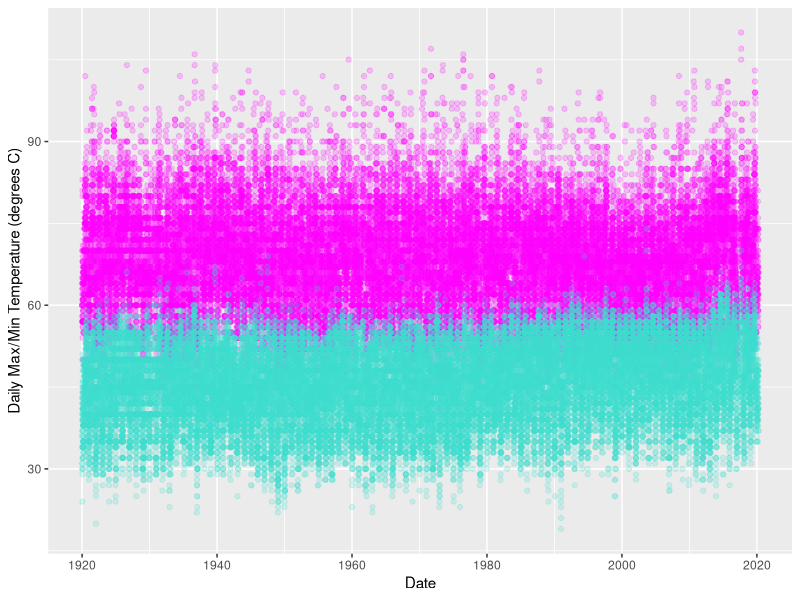
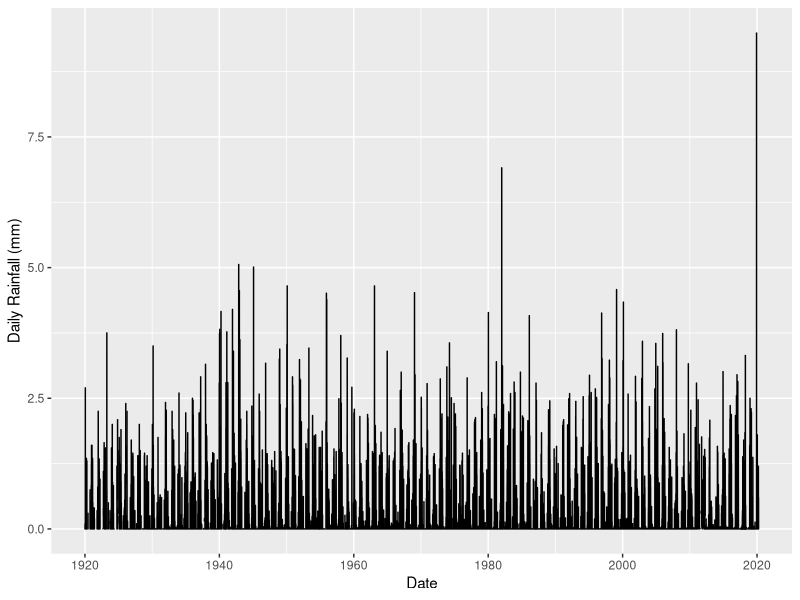
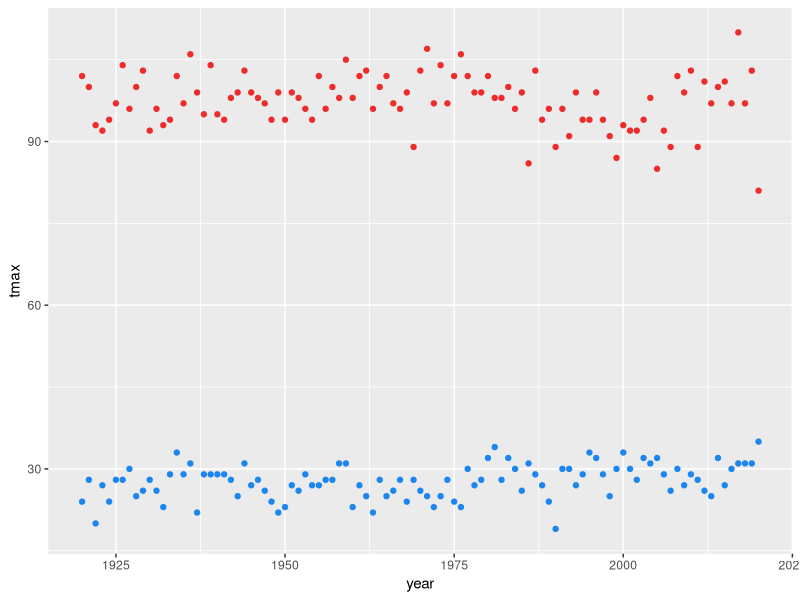
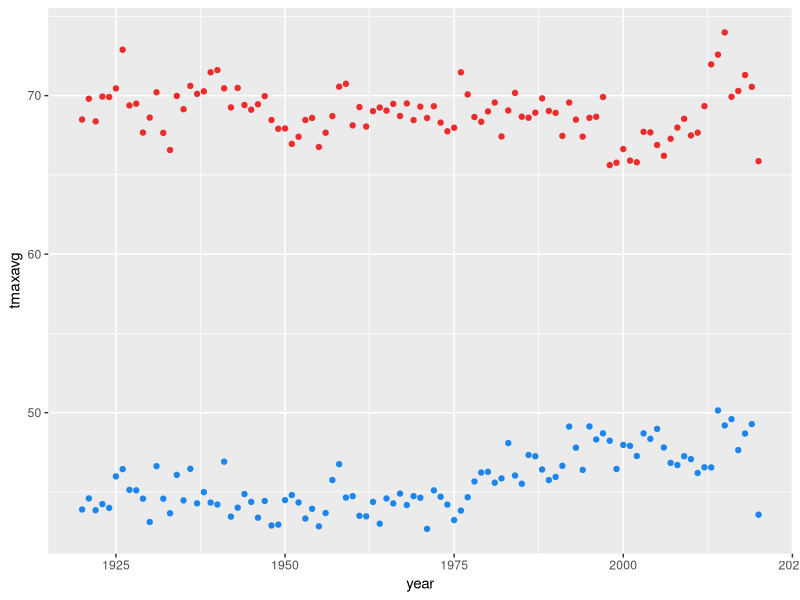
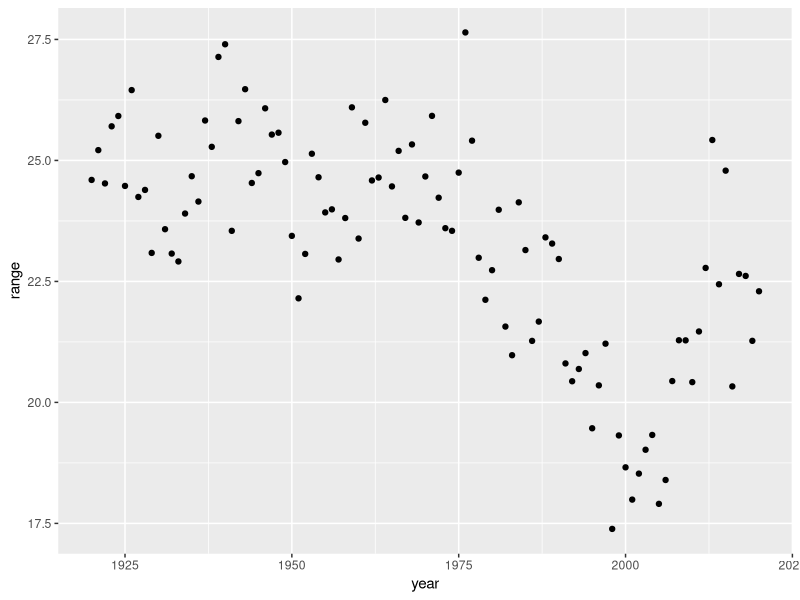
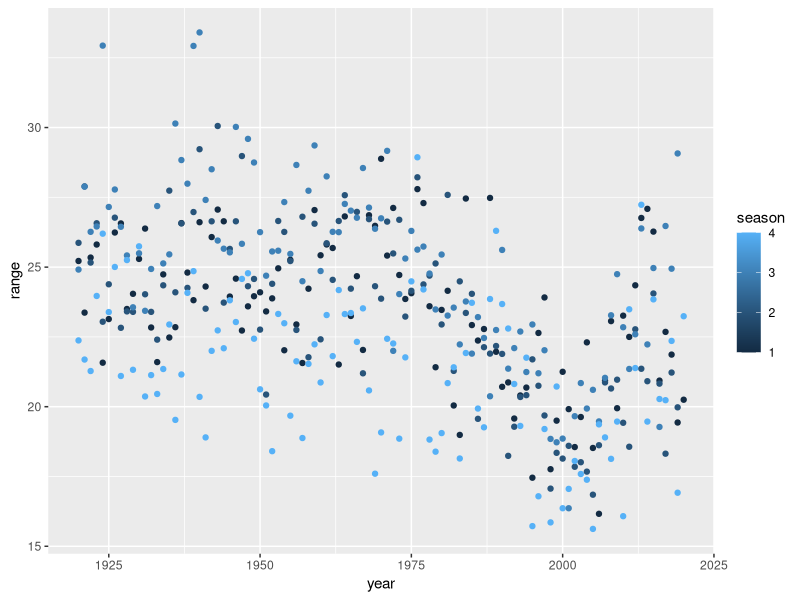

Reproduce these figures in R, in order.
## ---- chunk 1
knitr::opts_chunk$set(echo = TRUE)
## ---- chunk 2

library(tidyverse)
library(lubridate)
library(chron)

# load santa cruz climate data from NOAA NCEI CDO
# Station name: SANTA CRUZ, CA US
# Network:ID GHCND:USC00047916
# Lat/long: 36.98785, -121.99952 
# Elevation 21.3 m
# 1893-01-01 to 2020-04-10

sc_climate_data <- read.csv("2102488.csv")


## ---- chunk 3

sc_data_clean <- sc_climate_data %>% 
  select(DATE,PRCP,TMAX,TMIN) %>% 
  mutate(date=ymd(.$DATE)) %>% 
  filter(year(DATE)>1919) %>% 
  mutate(year= year(DATE)) %>% 
  mutate(month=month(DATE))


## ---- chunk 4

sc_tmax<- ggplot()+
  geom_point(data=sc_data_clean, aes(x=date, y=TMAX), color='magenta', alpha=0.2)+ 
  labs(y="Daily Max/Min Temperature (degrees C)", x="Date")+
  geom_point(data=sc_data_clean, aes(x=date, y=TMIN), color='turquoise', alpha=0.2)

sc_tmax
             
sc_rainfall <- ggplot(sc_data_clean, aes(x=date,y=PRCP))+
  geom_line()+ 
  labs(y="Daily Rainfall (mm)", x="Date")

sc_rainfall

## ---- chunk 5

precip_avg <- sc_data_clean %>% 
  group_by(year(date)) %>% 
  select(PRCP) %>% 
  drop_na() %>% 
  summarize(precip=mean(PRCP))

mean(precip_avg$precip)
#0.0907668 mean daily precipitation of all given values
  

# fill in NA precip values with daily average over entire data period
fillrow = which(is.na(sc_data_clean$PRCP))
sc_data_clean$PRCP[fillrow]=0.0907668

# fill in NA temp values with average of before and after data
fillrow = which(is.na(sc_data_clean$TMAX))
fillrow = fillrow[2:length(fillrow)]
sc_data_clean$TMAX[fillrow]=(sc_data_clean$TMAX[fillrow+1]+sc_data_clean$TMAX[fillrow-1])/2

fillrow = which(is.na(sc_data_clean$TMIN))
fillrow = fillrow[2:length(fillrow)]
sc_data_clean$TMIN[fillrow]=(sc_data_clean$TMIN[fillrow+1]+sc_data_clean$TMIN[fillrow-1])/2


## ---- chunk 6

# annual min and max temps
annualtemp_max <- sc_data_clean %>% 
  group_by (year) %>%
  drop_na() %>% 
  summarize(tmax=max(TMAX)) 

annualtemp_min <- sc_data_clean %>% 
  group_by (year) %>%
  drop_na() %>% 
  summarize(tmin=min(TMIN))

# plots of min and max extremes

extreme_temp <- ggplot(annualtemp_max, aes(x=year, y=tmax))+
  geom_point(color='firebrick2')+
  geom_point(data=annualtemp_min, aes(x=year, y=tmin), color='dodgerblue2')

extreme_temp

# annual averages of temp
annualtemp_maxavg <- sc_data_clean %>% 
  group_by (year) %>%
  drop_na() %>% 
  summarize(tmaxavg=mean(TMAX))

annualtemp_minavg <- sc_data_clean %>% 
  group_by (year) %>%
  drop_na() %>% 
  summarize(tminavg=mean(TMIN))

# plots of average max and average min temps aggregated by year

avg_temp <- ggplot(annualtemp_maxavg, aes(x=year, y=tmaxavg))+
  geom_point(color='firebrick2')+
  geom_point(data=annualtemp_minavg, aes(x=year, y=tminavg), color='dodgerblue2')

avg_temp


## ---- chunk 7

# find daily temperature range, then average per year

range <- sc_data_clean %>% 
  mutate(range=TMAX-TMIN) %>% 
  drop_na() %>% 
  group_by(year) %>% 
  summarize(range=mean(range))

rangeplot <- ggplot(range, aes(x=year, y=range))+
  geom_point()

rangeplot

## maybe also consider seasonally

range_seasonal <- sc_data_clean %>% 
  mutate(season = case_when(between(month,3,5) ~1,
                            between(month,6,8) ~2,
                            between(month,9,11) ~3,
                            TRUE~4)) %>%
  mutate(range=TMAX-TMIN) %>% 
  group_by(year,season) %>% 
  drop_na() %>% 
  summarize(range=mean(range))

# plot

rangeseasonplot <- ggplot(range_seasonal, aes(x=year, y=range, color=season))+
  geom_point()

rangeseasonplot 
  


## ---- chunk 8





## ---- chunk 9
